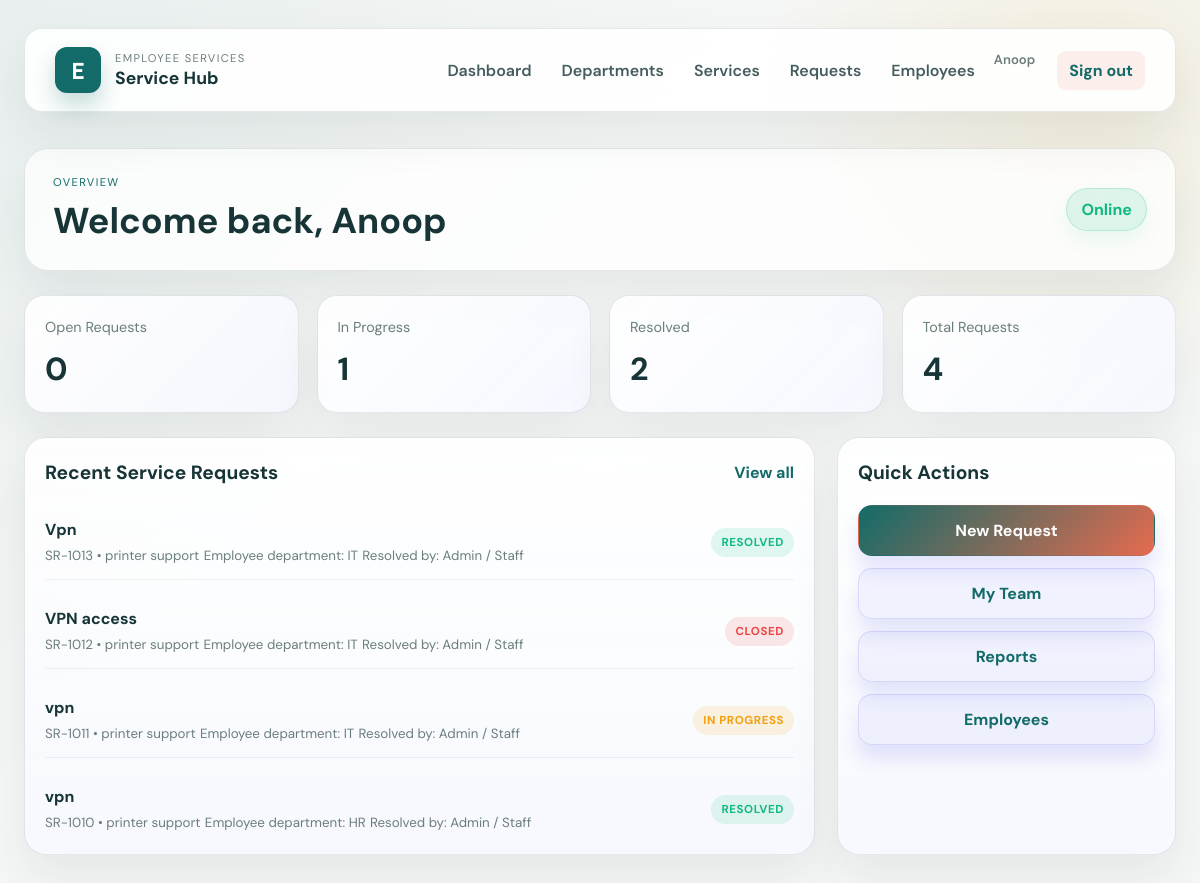
The page /dashboard/ (signed in) on the database its author committed.
### service_requests/models.py (models this page shows, shortened)
class ServiceRequest(models.Model):
    PRIORITY_CHOICES=[
        ('LOW','low'),
        ('MEDIUM','medium'),
        ('HIGH','high'),
        ('URGENT','urgent'),
    ]
    STATUS_CHOICES=[
        ('OPEN','open'),
        ('ASSIGNED','assigned'),
        ('INPROGRESS','In progress'),
        ('RESOLVED','Resolved'),
        ('CLOSED','Closed'),
        ('REJECTED','Rejected'),
    ]
    ticket_number=models.CharField(max_length=20,unique=True)
    employee=models.ForeignKey(Employee,on_delete=models.CASCADE,related_name='requests')
    service=models.ForeignKey(Service,on_delete=models.CASCADE,related_name='requests')
    title=models.CharField(max_length=200)
    description=models.TextField()
    status=models.CharField(max_length=20,choices=STATUS_CHOICES,default='OPEN')
    priority=models.CharField(max_length=10,choices=PRIORITY_CHOICES,default='MEDIUM')
    created_at=models.DateTimeField(auto_now_add=True)
    updated_at=models.DateTimeField(auto_now=True)
    resolved_at=models.DateTimeField(null=True,blank=True)
    closed_at=models.DateTimeField(null=True,blank=True)

### services/models.py (models this page shows, shortened)
class Service(models.Model):
    name=models.CharField(max_length=100)
    description=models.TextField(blank=True)
    department=models.ForeignKey(Department,on_delete=models.CASCADE,related_name="services")
    is_active=models.BooleanField(default=True)
    created_at=models.DateTimeField(auto_now_add=True)

### employees/models.py (models this page shows, shortened)
class Employee(models.Model):
    emp_id=models.CharField(max_length=20,unique=True)
    name=models.CharField(max_length=100)
    email=models.EmailField(unique=True)
    phone=models.CharField(max_length=100)
    designation=models.CharField(max_length=100)
    department=models.ForeignKey(Department,on_delete=models.CASCADE,related_name='employees')
    user=models.OneToOneField(User,on_delete=models.SET_NULL,null=True,blank=True,related_name='employee_profile')
    created_at=models.DateTimeField(auto_now_add=True)
    account_created=models.BooleanField(default=False)

### departments/models.py (models this page shows, shortened)
class Department(models.Model):
    name=models.CharField(max_length=100,unique=True)
    description=models.TextField(blank=True)
    created_at=models.DateTimeField(auto_now_add=True)

### employees/views.py (the view)
# urls.py: path("dashboard/", dashboard_view, name="dashboard"),
@login_required(login_url="login")
def dashboard_view(request):
    employee = getattr(request.user, "employee_profile", None)
    service_requests = ServiceRequest.objects.select_related("employee", "employee__department", "service", "service__department").order_by("-created_at")
    if employee and not request.user.is_staff:
        service_requests = service_requests.filter(employee=employee)
    open_count = service_requests.filter(status="OPEN").count() if employee else 0
    resolved_count = service_requests.filter(status="RESOLVED").count() if employee else 0
    context = {
        "service_requests": service_requests[:5],
        "employee": employee,
        "open_count": open_count,
        "resolved_count": resolved_count,
    }
    if request.user.is_staff:
        context["staff_overview"] = True
        context["staff_total"] = service_requests.count()
        context["staff_open_count"] = service_requests.filter(status="OPEN").count()
        context["staff_in_progress_count"] = service_requests.filter(status="INPROGRESS").count()
        context["staff_resolved_count"] = service_requests.filter(status="RESOLVED").count()
    return render(request, "dashboard.html", context)

### templates/dashboard.html (shortened to what this page needs)
{% extends 'base.html' %}
{% block content %}
<section class="dashboard-shell">
    <div class="dashboard-header">
        <div>
            <p class="eyebrow neutral">Overview</p>
            <h2>Welcome back, {{ user.first_name|default:user.username }}</h2>
        </div>
        <div class="status-chip">Online</div>
    </div>
    {% if user.is_staff %}
    <div class="stats-grid">
        <div class="stat-card">
            <span>Open Requests</span>
            <strong>{{ staff_open_count }}</strong>
        </div>
        <div class="stat-card">
            <span>In Progress</span>
            <strong>{{ staff_in_progress_count }}</strong>
        </div>
        <div class="stat-card">
            <span>Resolved</span>
            <strong>{{ staff_resolved_count }}</strong>
        </div>
        <div class="stat-card">
            <span>Total Requests</span>
            <strong>{{ staff_total }}</strong>
        </div>
    </div>
    {% endif %}
    <div class="panel-grid">
        <div class="panel-card">
            <div class="panel-head">
                <h3>{% if user.is_staff %}Recent Service Requests{% else %}My Requests{% endif %}</h3>
                <a href="{% if user.is_staff %}{% url 'reports' %}{% else %}{% url 'service_requests' %}{% endif %}">View all</a>
            </div>
            <ul class="request-list">
                {% if service_requests %}
                    {% for request in service_requests %}
                    <li>
                        <div>
                            <strong>{{ request.title }}</strong>
                            <small>{{ request.ticket_number }} • {{ request.service.name }}</small>
                            <small>Employee department: {{ request.employee.department.name }}</small>
                            <small>Resolved by: Admin / Staff</small>
                        </div>
                        <span class="tag {% if request.status == 'OPEN' %}low{% elif request.status == 'RESOLVED' %}low{% elif request.status == 'INPROGRESS' %}medium{% else %}high{% endif %}">{{ request.get_status_display }}</span>
                    </li>
                    {% endfor %}
                {% else %}
                    <li><div><strong>No requests yet</strong><small>Submit a new request to get started.</small></div></li>
                {% endif %}
            </ul>
        </div>
        <div class="panel-card">
            <div class="panel-head">
                <h3>Quick Actions</h3>
            </div>
            <div class="action-list">
                <a href="{% url 'service_requests' %}" class="action-btn">New Request</a>
                {% if user.is_staff %}
                    <a href="{% url 'team' %}" class="action-btn secondary">My Team</a>
                    <a href="{% url 'reports' %}" class="action-btn secondary">Reports</a>
                    <a href="{% url 'admin_employees' %}" class="action-btn secondary">Employees</a>
                {% endif %}
            </div>
        </div>
    </div>
</section>
{% endblock %}

### templates/base.html (shortened to what this page needs)
{% load static %}
<!DOCTYPE html>
<html lang="en">
<head>
    <link rel="stylesheet" href="{% static 'css/styles.css' %}">
</head>
<body>
    <div class="page-shell">
        <header class="topbar">
            <div class="brand-group">
                <div class="brand-mark">E</div>
                <div>
                    <p class="eyebrow">Employee Services</p>
                    <h1>Service Hub</h1>
                </div>
            </div>
            <nav class="nav-links" aria-label="Main navigation">
                {% if user.is_authenticated %}
                    <a href="{% url 'dashboard' %}">Dashboard</a>
                    <a href="{% url 'departments' %}">Departments</a>
                    <a href="{% url 'services' %}">Services</a>
                    <a href="{% url 'service_requests' %}">Requests</a>
                    {% if user.is_staff %}
                        <a href="{% url 'admin_employees' %}">Employees</a>
                    {% endif %}
                    <form method="post" action="{% url 'logout' %}" class="logout-form">
                        <span class="user-label">{{ user.first_name|default:user.username }}</span>
                        <button type="submit" class="logout-btn">Sign out</button>
                    </form>
                {% endif %}
            </nav>
        </header>
        <main class="content-wrap">
            {% block content %}{% endblock %}
        </main>
    </div>
</body>
</html>

### rows shown on the page
ServiceRequest: title "Vpn", ticket_number "SR-1013", service.name "printer support", employee.department.name "IT", status "RESOLVED"
ServiceRequest: title "VPN access", ticket_number "SR-1012", service.name "printer support", employee.department.name "IT", status "CLOSED"
ServiceRequest: title "vpn", ticket_number "SR-1011", service.name "printer support", employee.department.name "IT", status "IN PROGRESS"
ServiceRequest: title "vpn", ticket_number "SR-1010", service.name "printer support", employee.department.name "HR", status "RESOLVED"

### other values the page prints
{{ user.first_name|default:user.username }} "Anoop"
{{ staff_open_count }} "0"
{{ staff_in_progress_count }} "1"
{{ staff_resolved_count }} "2"
{{ staff_total }} "4"
